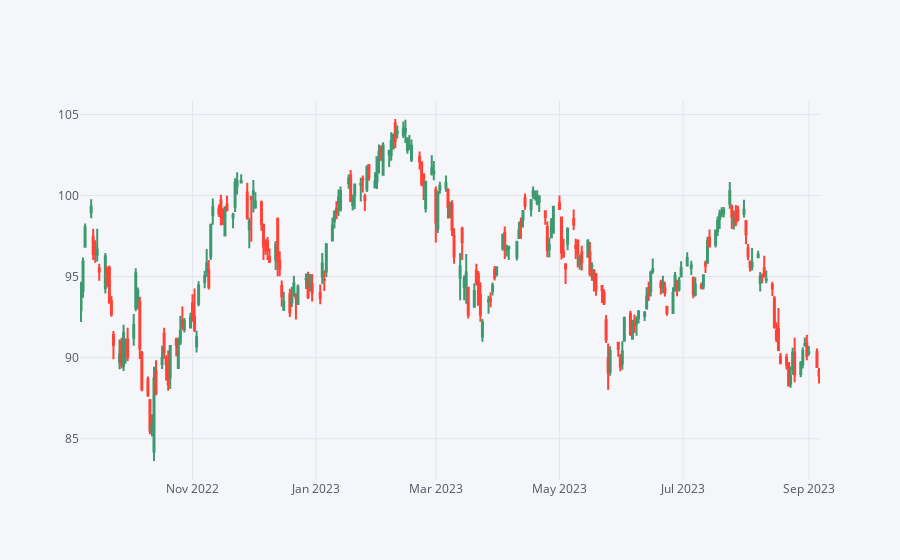

Notebook source saved alongside this figure:
### Code cell
RY[['Open', 'High', 'Low', 'Close']].loc[year_ago:end_date].iplot(kind='candle')

### Figure 1 — Plotly figure (JSON) as saved in the notebook; plotly's stock layout.template omitted (floating-point values rounded to 4 significant figures; data arrays with more than 128 entries replaced by an {"elided": "..."} marker saying what was removed)
{"data": [{"close": {"elided": "251 float values"}, "high": {"elided": "251 float values"}, "low": {"elided": "251 float values"}, "open": {"elided": "251 float values"}, "showlegend": false, "type": "candlestick", "x": {"elided": "251 str values"}, "yaxis": "y2"}], "layout": {"autosize": true, "legend": {"bgcolor": "#F5F6F9", "font": {"color": "#4D5663"}}, "paper_bgcolor": "#F5F6F9", "plot_bgcolor": "#F5F6F9", "title": {"font": {"color": "#4D5663"}}, "xaxis": {"autorange": true, "gridcolor": "#E1E5ED", "range": ["2022-09-06 12:00", "2023-09-06 12:00"], "rangeslider": {"visible": false, "yaxis2": {}}, "showgrid": true, "tickfont": {"color": "#4D5663"}, "title": {"font": {"color": "#4D5663"}, "text": ""}, "type": "date", "zerolinecolor": "#E1E5ED"}, "yaxis": {"gridcolor": "#E1E5ED", "showgrid": true, "showticklabels": false, "tickfont": {"color": "#4D5663"}, "title": {"font": {"color": "#4D5663"}, "text": ""}, "zerolinecolor": "#E1E5ED"}, "yaxis2": {"autorange": true, "gridcolor": "#E1E5ED", "range": [82.46, 105.9], "showgrid": true, "tickfont": {"color": "#4D5663"}, "title": {"font": {"color": "#4D5663"}, "text": ""}, "zerolinecolor": "#E1E5ED"}}}
